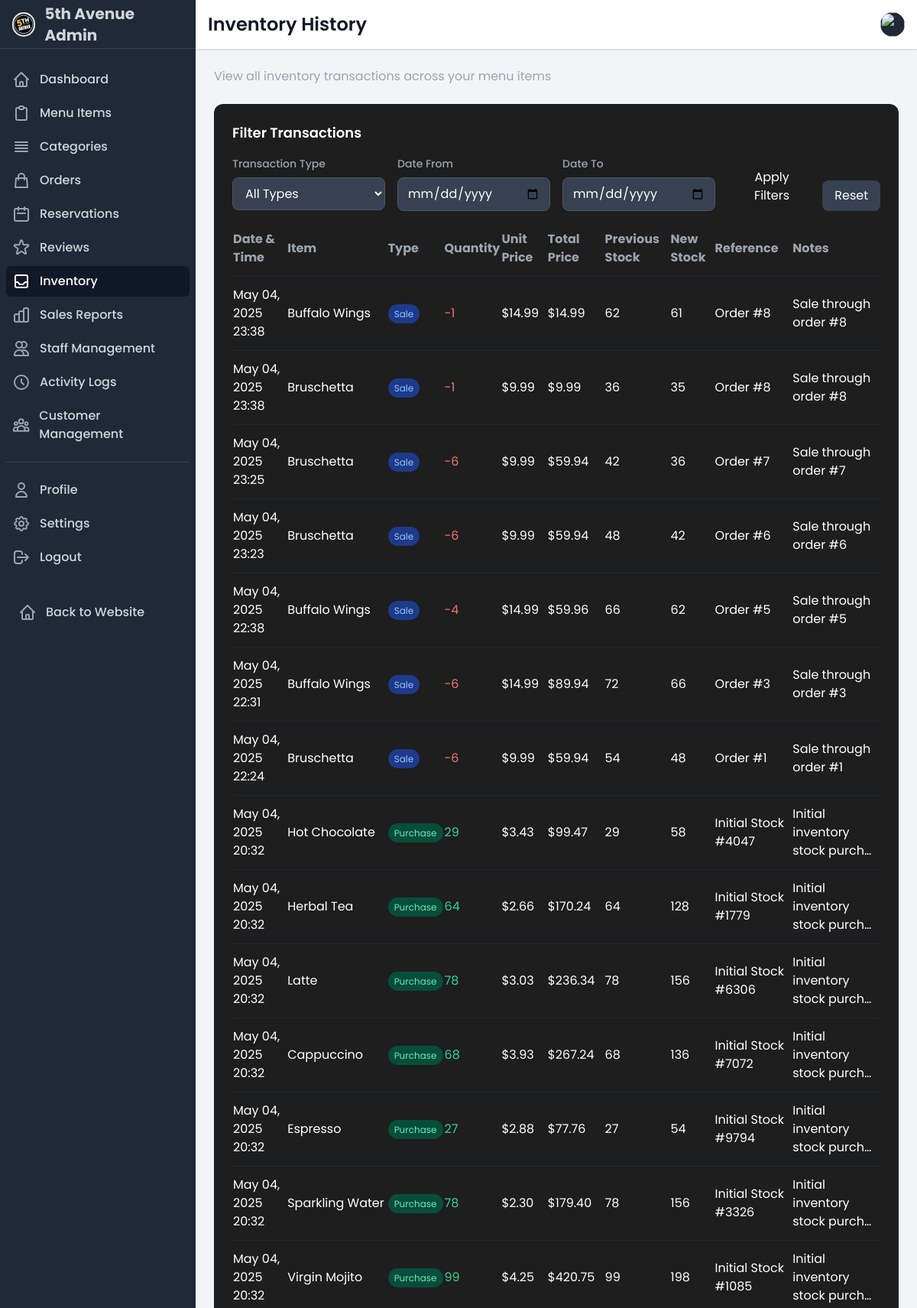
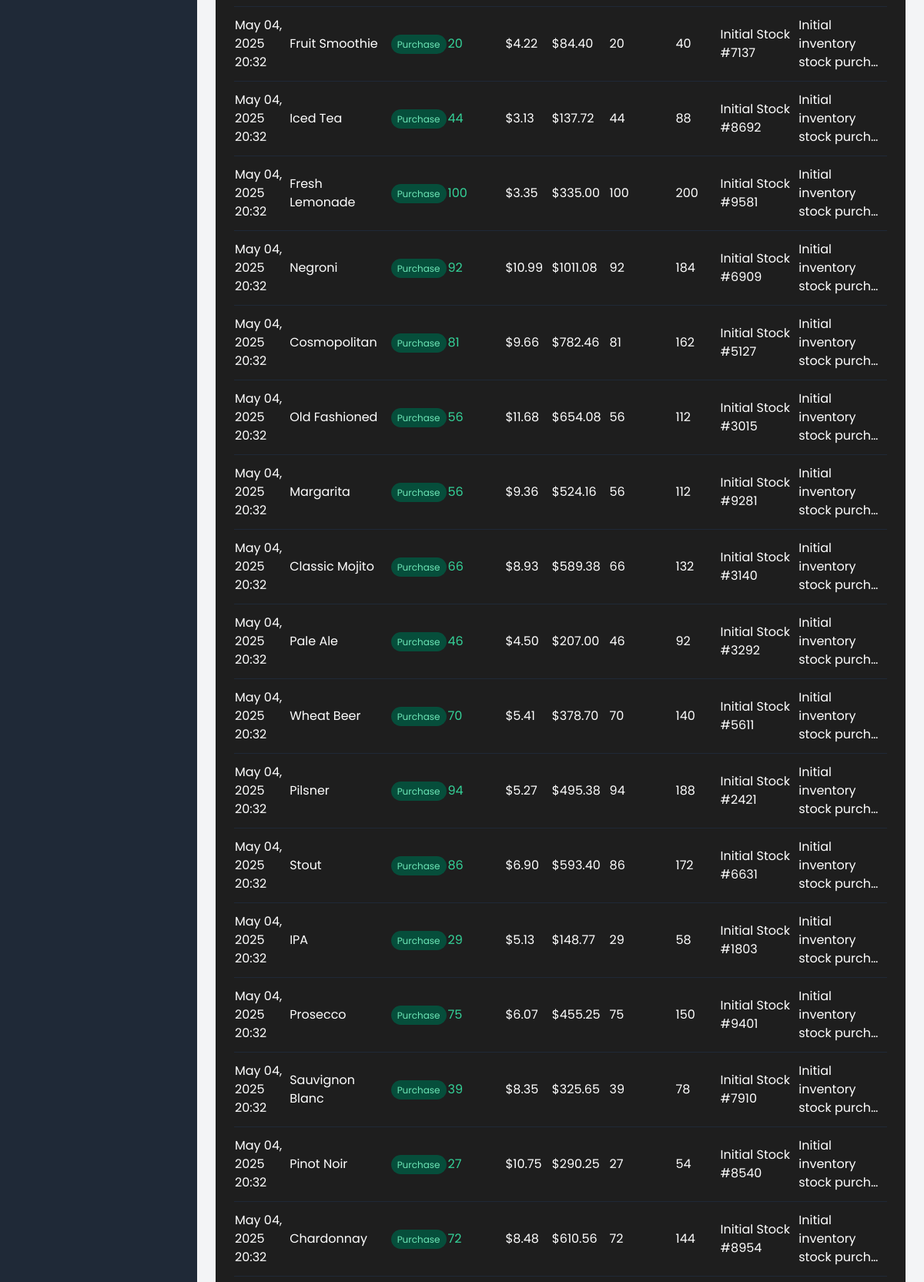
Screenshot of /dashboard/inventory/history/ (signed in, upper part) with the database file from the repository (2 pictures, top to bottom).
### ecommerce/models.py (models this page shows, shortened)
class InventoryTransaction(models.Model):
    TRANSACTION_TYPES = [
        ('PURCHASE', 'Purchase'),
        ('SALE', 'Sale'),
        ('ADJUSTMENT', 'Adjustment'),
        ('RETURN', 'Return'),
        ('WASTE', 'Waste/Loss'),
        ('INITIAL', 'Initial Stock')
    ]
    menu_item = models.ForeignKey(MenuItem, on_delete=models.CASCADE, related_name='inventory_transactions')
    transaction_type = models.CharField(max_length=20, choices=TRANSACTION_TYPES)
    quantity = models.IntegerField(help_text='Positive for additions, negative for reductions')
    unit_price = models.DecimalField(max_digits=10, decimal_places=2, null=True, blank=True)
    total_price = models.DecimalField(max_digits=10, decimal_places=2, null=True, blank=True)
    reference = models.CharField(max_length=100, blank=True, help_text='Order number, invoice number, etc.')
    notes = models.TextField(blank=True)
    created_by = models.ForeignKey(User, on_delete=models.SET_NULL, null=True, blank=True)
    created_at = models.DateTimeField(auto_now_add=True)
    previous_stock = models.PositiveIntegerField(default=0)
    new_stock = models.PositiveIntegerField(default=0)
    class Meta:
        ordering = ['-created_at']

class MenuItem(models.Model):
    category = models.ForeignKey(Category, on_delete=models.SET_NULL, related_name='menu_items', null=True, blank=True)
    name = models.CharField(max_length=100)
    description = models.TextField()
    price = models.DecimalField(max_digits=10, decimal_places=2)
    image = models.ImageField(upload_to='menu_items/')
    is_available = models.BooleanField(default=True)
    is_featured = models.BooleanField(default=False)
    is_vegetarian = models.BooleanField(default=False)
    spice_level = models.PositiveSmallIntegerField(
        validators=[MinValueValidator(0), MaxValueValidator(5)],
        default=0
    )
    current_stock = models.PositiveIntegerField(default=0)
    stock_alert_threshold = models.PositiveIntegerField(default=10)
    cost_price = models.DecimalField(max_digits=10, decimal_places=2, default=0)
    created_at = models.DateTimeField(auto_now_add=True)
    updated_at = models.DateTimeField(auto_now=True)
    class Meta:
        ordering = ['category', 'name']

### ecommerce/inventory.py (the view)
# urls.py: path('dashboard/inventory/history/', inventory_history, name='inventory_history'),
@login_required
def inventory_history(request, item_id=None):
    transaction_type = request.GET.get('transaction_type')
    date_from = request.GET.get('date_from')
    date_to = request.GET.get('date_to')
    transactions = InventoryTransaction.objects.select_related('menu_item', 'created_by')
    if item_id:
        menu_item = get_object_or_404(MenuItem, id=item_id)
        transactions = transactions.filter(menu_item=menu_item)
    if transaction_type:
        transactions = transactions.filter(transaction_type=transaction_type)
    if date_from:
        transactions = transactions.filter(created_at__date__gte=date_from)
    if date_to:
        transactions = transactions.filter(created_at__date__lte=date_to)
    transactions = transactions.order_by('-created_at')
    context = {
        'transactions': transactions,
        'menu_item': menu_item if item_id else None,
        'transaction_types': InventoryTransaction.TRANSACTION_TYPES,
        'transaction_type': transaction_type,
        'date_from': date_from,
        'date_to': date_to,
        'active_section': 'inventory'
    }
    return render(request, 'accounts/inventory_history.html', context)

### ecommerce/context_processors.py (called while the page is built, shortened)
def cart_processor(request):
    return {
        'cart_count': get_cart_count(request)
    }

def cashier_notification_processor(request):
    if not request.user.is_authenticated or not hasattr(request.user, 'staff_profile') or request.user.staff_profile.role != 'CASHIER':
        return {}

def customer_notification_processor(request):
    notifications = []
    return {
        'customer_notifications': notifications,
        'customer_notification_count': len(notifications)
    }

### ecommerce/views.py (called while the page is built)
def get_cart_count(request):
    if request.user.is_authenticated:
        try:
            cart = Cart.objects.get(user=request.user)
            return sum(item.quantity for item in cart.cart_items.all())
        except Cart.DoesNotExist:
            return 0
    else:
        cart = request.session.get('cart', {})
        return sum(cart.values())

### templates/accounts/inventory_history.html (shortened to what this page needs)
{% extends 'accounts/dashboard_base.html' %}
{% load math_filters %}
{% block page_title %}
    {% if menu_item %}
        Inventory History: {{ menu_item.name }}
    {% else %}
        Inventory History
    {% endif %}
{% endblock page_title %}
{% block page_subtitle %}
    {% if menu_item %}
        View all inventory transactions for {{ menu_item.name }}
    {% else %}
        View all inventory transactions across your menu items
    {% endif %}
{% endblock page_subtitle %}
{% block content %}
<div class="space-y-8">
    <div class="card p-6">
        <div class="mb-6">
            <h3 class="text-lg font-semibold mb-4">Filter Transactions</h3>
            <form method="GET" class="grid grid-cols-1 md:grid-cols-4 gap-4">
                <div>
                    <label for="transaction_type" class="block text-sm font-medium text-gray-400 mb-2">Transaction Type</label>
                    <select name="transaction_type" id="transaction_type"
                           class="w-full px-3 py-2 bg-gray-700 border border-gray-600 rounded-lg focus:outline-none focus:border-food-gold">
                        <option value="">All Types</option>
                    </select>
                </div>
                <div>
                    <label for="date_from" class="block text-sm font-medium text-gray-400 mb-2">Date From</label>
                    <input type="date" name="date_from" id="date_from" value="{{ date_from }}"
                           class="w-full px-3 py-2 bg-gray-700 border border-gray-600 rounded-lg focus:outline-none focus:border-food-gold">
                </div>
                <div>
                    <label for="date_to" class="block text-sm font-medium text-gray-400 mb-2">Date To</label>
                    <input type="date" name="date_to" id="date_to" value="{{ date_to }}"
                           class="w-full px-3 py-2 bg-gray-700 border border-gray-600 rounded-lg focus:outline-none focus:border-food-gold">
                </div>
                <div class="flex items-end">
                    <button type="submit" class="px-4 py-2 bg-food-gold hover:bg-food-gold-light text-white rounded-lg transition duration-200">
                        Apply Filters
                    </button>
                    <a href="{% if menu_item %}{% url 'item_inventory_history' menu_item.id %}{% else %}{% url 'inventory_history' %}{% endif %}" class="ml-2 px-4 py-2 bg-gray-700 hover:bg-gray-600 text-white rounded-lg transition duration-200">
                        Reset
                    </a>
                </div>
            </form>
        </div>
        <div class="overflow-x-auto">
            <table class="w-full">
                <thead>
                    <tr class="text-left text-gray-400 border-b border-gray-800">
                        <th class="pb-3">Date & Time</th>
                        {% if not menu_item %}<th class="pb-3">Item</th>{% endif %}
                        <th class="pb-3">Type</th>
                        <th class="pb-3">Quantity</th>
                        <th class="pb-3">Unit Price</th>
                        <th class="pb-3">Total Price</th>
                        <th class="pb-3">Previous Stock</th>
                        <th class="pb-3">New Stock</th>
                        <th class="pb-3">Reference</th>
                        <th class="pb-3">Notes</th>
                    </tr>
                </thead>
                <tbody>
                    {% for transaction in transactions %}
                    <tr class="border-b border-gray-800">
                        <td class="py-3">{{ transaction.created_at|date:"M d, Y H:i" }}</td>
                        {% if not menu_item %}
                        <td class="py-3">
                            <a href="{% url 'item_inventory_history' transaction.menu_item.id %}" class="text-food-gold hover:text-food-gold-light">
                                {{ transaction.menu_item.name }}
                            </a>
                        </td>
                        {% endif %}
                        <td class="py-3">
                            {% if transaction.transaction_type == 'PURCHASE' %}
                            <span class="bg-green-900 text-green-300 text-xs px-2 py-1 rounded-full">Purchase</span>
                            {% elif transaction.transaction_type == 'SALE' %}
                            <span class="bg-blue-900 text-blue-300 text-xs px-2 py-1 rounded-full">Sale</span>
                            {% elif transaction.transaction_type == 'ADJUSTMENT' %}
                            <span class="bg-purple-900 text-purple-300 text-xs px-2 py-1 rounded-full">Adjustment</span>
                            {% elif transaction.transaction_type == 'WASTE' %}
                            <span class="bg-red-900 text-red-300 text-xs px-2 py-1 rounded-full">Waste</span>
                            {% elif transaction.transaction_type == 'RETURN' %}
                            <span class="bg-yellow-900 text-yellow-300 text-xs px-2 py-1 rounded-full">Return</span>
                            {% else %}
                            <span class="bg-gray-700 text-gray-300 text-xs px-2 py-1 rounded-full">{{ transaction.transaction_type }}</span>
                            {% endif %}
                        </td>
                        <td class="py-3 {% if transaction.quantity < 0 %}text-red-400{% else %}text-green-400{% endif %}">
                            {{ transaction.quantity }}
                        </td>
                        <td class="py-3">{% if transaction.unit_price %}${{ transaction.unit_price }}{% else %}-{% endif %}</td>
                        <td class="py-3">{% if transaction.total_price %}${{ transaction.total_price }}{% else %}-{% endif %}</td>
                        <td class="py-3">{{ transaction.previous_stock }}</td>
                        <td class="py-3">{{ transaction.new_stock }}</td>
                        <td class="py-3">{{ transaction.reference|default:"-" }}</td>
                        <td class="py-3">{{ transaction.notes|default:"-"|truncatechars:30 }}</td>
                    </tr>
                    {% empty %}
                    <tr>
                        <td colspan="{% if menu_item %}9{% else %}10{% endif %}" class="py-4 text-center text-gray-500">No transactions found</td>
                    </tr>
                    {% endfor %}
                </tbody>
            </table>
        </div>
    </div>
</div>
{% endblock content %}

### templates/accounts/dashboard_base.html (style rules this page uses)
:root { --food-gold: #FFB800; --food-red: #E63946; --food-black: #1A1A1A; --sidebar-width: 260px; }
body { font-family: 'Poppins', sans-serif; background-color: #121212; color: white; }
.card { background-color: #1E1E1E; border-radius: 12px; transition: all 0.3s; }

### rows the page displays
InventoryTransaction: transaction_type "Sale"
InventoryTransaction: transaction_type "Sale"
InventoryTransaction: transaction_type "Sale"
InventoryTransaction: transaction_type "Sale"
InventoryTransaction: transaction_type "Sale"
InventoryTransaction: transaction_type "Sale"
InventoryTransaction: transaction_type "Sale"
InventoryTransaction: transaction_type "Purchase"
InventoryTransaction: transaction_type "Purchase"
InventoryTransaction: transaction_type "Purchase"
InventoryTransaction: transaction_type "Purchase"
InventoryTransaction: transaction_type "Purchase"
InventoryTransaction: transaction_type "Purchase"
InventoryTransaction: transaction_type "Purchase"
InventoryTransaction: transaction_type "Purchase"
InventoryTransaction: transaction_type "Purchase"
InventoryTransaction: transaction_type "Purchase"
InventoryTransaction: transaction_type "Purchase"
InventoryTransaction: transaction_type "Purchase"
InventoryTransaction: transaction_type "Purchase"
InventoryTransaction: transaction_type "Purchase"
InventoryTransaction: transaction_type "Purchase"
InventoryTransaction: transaction_type "Purchase"
InventoryTransaction: transaction_type "Purchase"
InventoryTransaction: transaction_type "Purchase"
InventoryTransaction: transaction_type "Purchase"
InventoryTransaction: transaction_type "Purchase"
InventoryTransaction: transaction_type "Purchase"
InventoryTransaction: transaction_type "Purchase"
InventoryTransaction: transaction_type "Purchase"
InventoryTransaction: transaction_type "Purchase"
